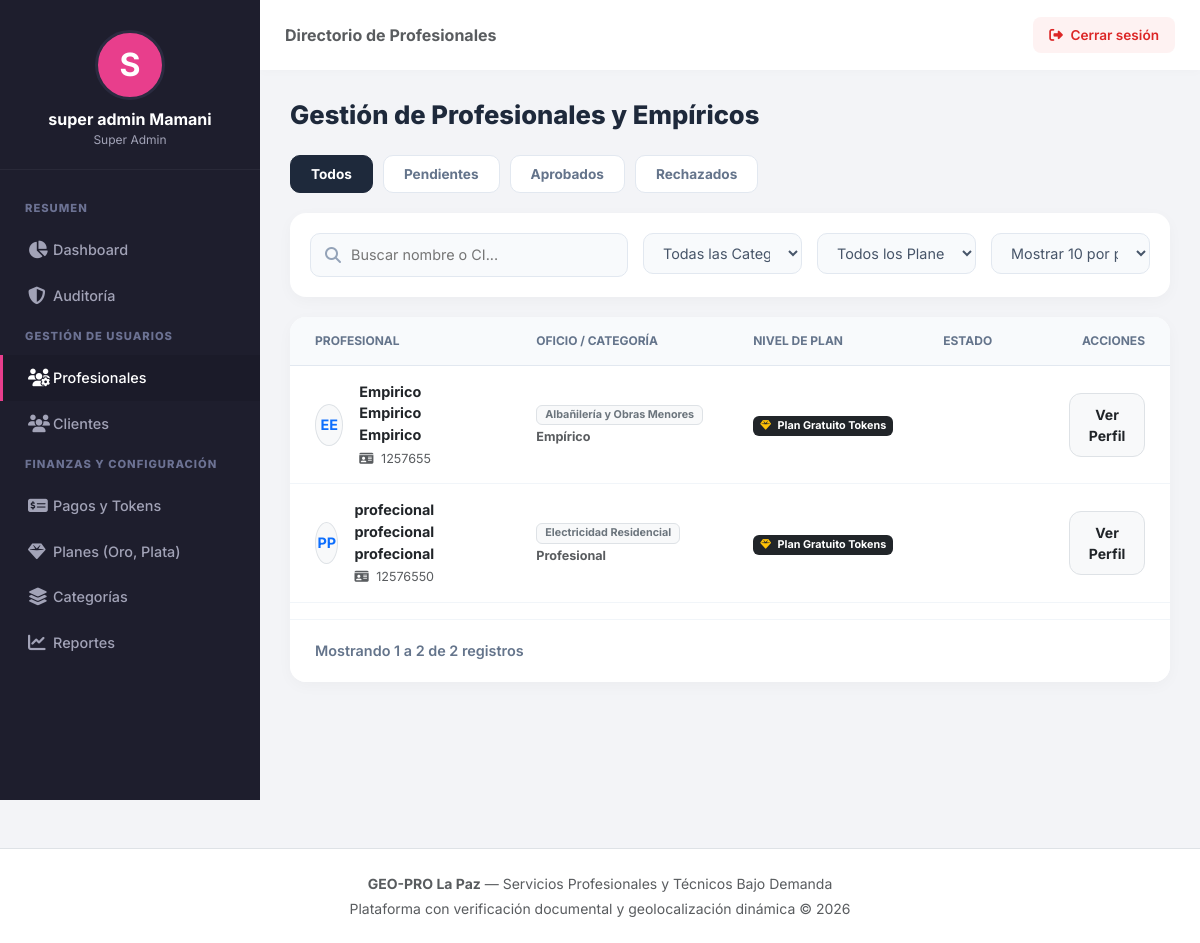
Page /public/admin/profesionales (signed in) on the earlier database version.
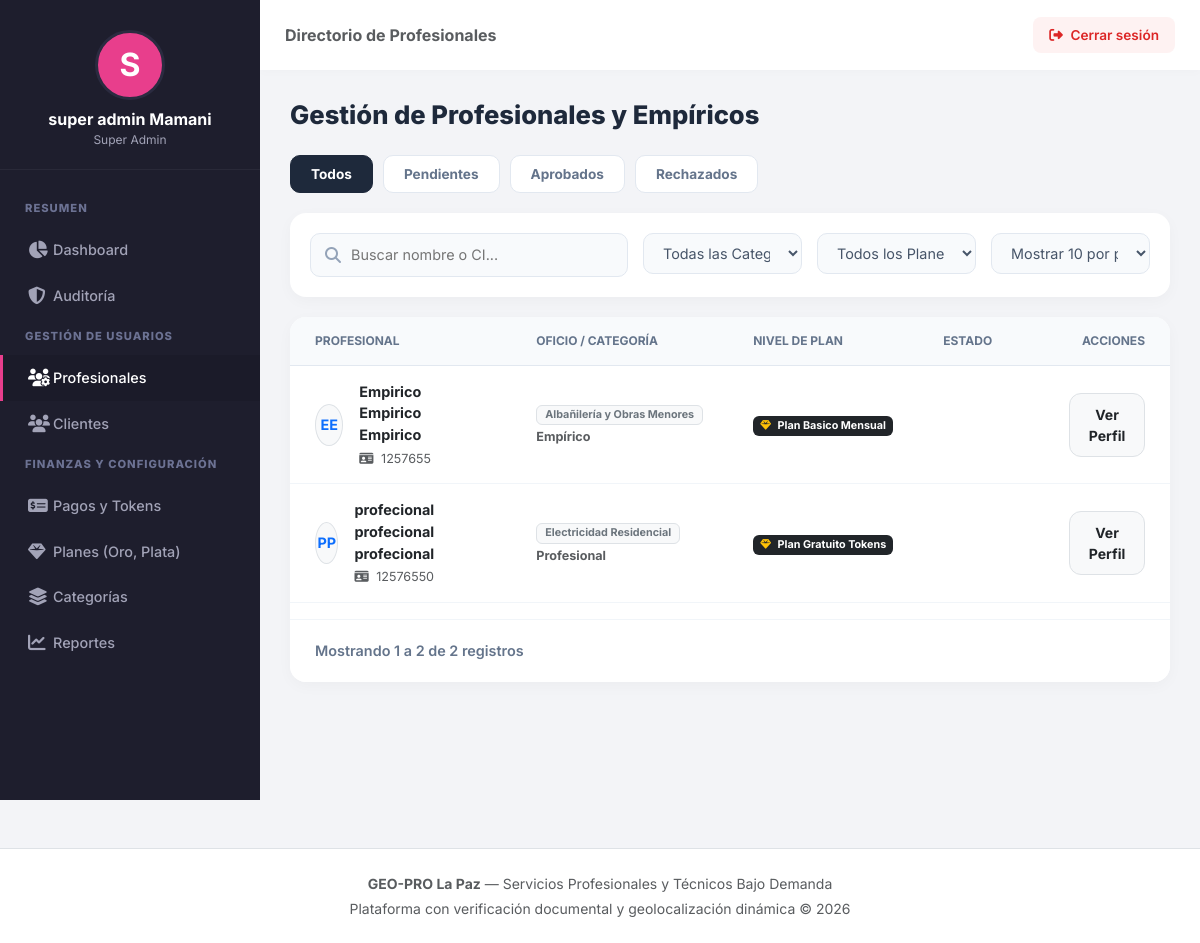
Same page on the later database version.
### tables this page shows
CREATE TABLE `profesionales` (
  `id_profesional` int(11) NOT NULL,
  `id_usuario` int(11) NOT NULL,
  `id_categoria` int(11) NOT NULL,
  `id_plan` int(11) NOT NULL DEFAULT 1,
  `tipo_prestador` enum('TECNICO_PROFESIONAL','OFICIO_EMPIRICO') NOT NULL DEFAULT 'TECNICO_PROFESIONAL',
  `tipo_documento_identidad` enum('CI','NIT','EXTRANJERO') NOT NULL DEFAULT 'CI',
  `numero_documento` varchar(30) NOT NULL,
  `experiencia_anios` int(11) NOT NULL DEFAULT 0,
  `descripcion_servicio` text NOT NULL,
  `macrodistrito_base` enum('ZONA_SUR','SOPOCACHI','CENTRO','MIRAFLORES','SAN_PEDRO','COTAHUMA','PERIFERICA','EL_ALTO') NOT NULL,
  `zona_especifica` varchar(150) NOT NULL,
  `tokens_disponibles` int(11) NOT NULL DEFAULT 5,
  `fin_suscripcion` date DEFAULT NULL,
  `tarifa_base` decimal(10,2) DEFAULT 0.00,
  `estado_validacion` enum('PENDIENTE','APROBADO','RECHAZADO') NOT NULL DEFAULT 'PENDIENTE',
  `estado_disponibilidad` enum('DISPONIBLE','OCUPADO','NO_DISPONIBLE') NOT NULL DEFAULT 'NO_DISPONIBLE',
  `latitud_actual` decimal(10,8) DEFAULT NULL,
  `longitud_actual` decimal(11,8) DEFAULT NULL,
  `ultima_conexion` timestamp NULL DEFAULT NULL ON UPDATE current_timestamp(),
  `fecha_registro` timestamp NOT NULL DEFAULT current_timestamp()
);

CREATE TABLE `planes_suscripcion` (
  `id_plan` int(11) NOT NULL,
  `nombre_plan` varchar(50) NOT NULL,
  `precio` decimal(10,2) NOT NULL DEFAULT 0.00,
  `tokens_otorgados` int(11) NOT NULL DEFAULT 0,
  `posicionamiento_destacado` tinyint(1) NOT NULL DEFAULT 0,
  `descripcion` text DEFAULT NULL,
  `estado` tinyint(1) NOT NULL DEFAULT 1
);

CREATE TABLE `usuarios` (
  `id_usuario` int(11) NOT NULL,
  `id_rol` int(11) NOT NULL,
  `nombre` varchar(100) NOT NULL,
  `apellido` varchar(100) NOT NULL,
  `correo` varchar(120) NOT NULL,
  `celular` varchar(20) NOT NULL,
  `password` varchar(255) NOT NULL,
  `foto_perfil` varchar(255) DEFAULT NULL,
  `estado` enum('ACTIVO','INACTIVO','BLOQUEADO') NOT NULL DEFAULT 'ACTIVO',
  `token_recuperacion` varchar(255) DEFAULT NULL,
  `fecha_registro` timestamp NOT NULL DEFAULT current_timestamp()
);

CREATE TABLE `categorias` (
  `id_categoria` int(11) NOT NULL,
  `nombre_categoria` varchar(100) NOT NULL,
  `slug` varchar(120) NOT NULL,
  `descripcion` text DEFAULT NULL,
  `tipo_clasificacion` enum('TECNICO','EMPIRICO_OFICIO','AMBOS') NOT NULL DEFAULT 'AMBOS',
  `icono_fa` varchar(50) DEFAULT 'fa-solid fa-wrench',
  `estado` tinyint(1) NOT NULL DEFAULT 1,
  `fecha_creacion` timestamp NOT NULL DEFAULT current_timestamp()
);

### app/controllers/AdminController.php (called while the page is built, shortened)
<?php
class AdminController extends Controller {
    public function profesionales() {
        $filtro = $_GET['estado'] ?? 'TODOS';
        $db = Database::getInstance()->getConnection();
        $sql = "
            SELECT p.*, u.nombre, u.apellido, u.correo, u.celular, u.estado AS estado_usuario,
                   c.nombre_categoria, pl.nombre_plan
            FROM profesionales p
            INNER JOIN usuarios u ON p.id_usuario = u.id_usuario
            INNER JOIN categorias c ON p.id_categoria = c.id_categoria
            INNER JOIN planes_suscripcion pl ON p.id_plan = pl.id_plan
        ";
        if ($filtro !== 'TODOS') {
            $sql .= " WHERE p.estado_validacion = :estado ORDER BY p.id_profesional DESC";
            $stmt = $db->prepare($sql);
            $stmt->execute([':estado' => $filtro]);
        } else {
            $sql .= " ORDER BY p.id_profesional DESC";
            $stmt = $db->query($sql);
        }
        $profesionales = $stmt->fetchAll(PDO::FETCH_ASSOC);
        $this->view('admin/profesionales', [
            'titulo'        => 'GEO-PRO | Control de Profesionales',
            'profesionales' => $profesionales,
            'filtroActual'  => $filtro
        ]);
    }
}

### public/index.php (called while the page is built, shortened)
<?php
$app = new Router();
$app->run();

### app/helpers/estado_helper.php (called while the page is built)
<?php
function claseBadgeEstado(string $estado): string {
    $mapa = [
        'PENDIENTE'  => 'badge-pendiente',
        'ACEPTADA'   => 'badge-aceptada',
        'EN_CAMINO'  => 'badge-en_camino',
        'EN_PROCESO' => 'badge-en_proceso',
        'FINALIZADA' => 'badge-finalizada',
        'CANCELADA'  => 'badge-cancelada',
        'APROBADO'   => 'badge-aprobado',
        'RECHAZADO'  => 'badge-rechazado',
    ];
    return $mapa[$estado] ?? 'badge-pendiente';
}

### app/views/admin/profesionales.php (the view, shortened to what the changed rows need)
<?php require_once "../app/views/layouts/header.php"; ?>
<div class="admin-wrapper">
    <main class="admin-main-content">
        <div class="dashboard-content">
            <div class="table-card">
                <div class="table-responsive">
                    <table class="table">
                        <thead>
                            <tr>
                                <th>Profesional</th>
                                <th>Oficio / Categoría</th>
                                <th>Nivel de Plan</th>
                                <th>Estado</th>
                                <th class="text-end">Acciones</th>
                            </tr>
                        </thead>
                        <tbody id="tableBody">
                        <?php if (isset($profesionales) && is_array($profesionales)): ?>
                            <?php foreach ($profesionales as $p): ?>
                                <?php
                                    $nombreCat = htmlspecialchars($p['nombre_categoria'] ?? 'Sin Categoría');
                                    $codigoPlan = strtolower($p['nombre_plan'] ?? '');
                                    $nombrePlanDisplay = str_replace('_', ' ', htmlspecialchars($p['nombre_plan'] ?? 'Básico'));
                                    $estado = htmlspecialchars($p['estado_validacion'] ?? 'PENDIENTE');
                                ?>
                                <tr class="data-row" data-categoria="<?= $nombreCat ?>" data-plan="<?= $codigoPlan ?>">
                                    <td>
                                        <div class="d-flex align-items-center">
                                            <div class="rounded-circle d-flex align-items-center justify-content-center bg-light text-primary fw-bold me-3 border" style="width: 42px; height: 42px;">
                                                <?= strtoupper(substr($p['nombre'] ?? 'U', 0, 1) . substr($p['apellido'] ?? '', 0, 1)) ?>
                                            </div>
                                            <div>
                                                <div class="fw-bold text-dark mb-1"><?= htmlspecialchars(($p['nombre'] ?? '') . ' ' . ($p['apellido'] ?? '')) ?></div>
                                                <div class="text-muted small"><i class="fa-solid fa-id-card me-1"></i> <?= htmlspecialchars($p['numero_documento'] ?? 'S/N') ?></div>
                                            </div>
                                        </div>
                                    </td>
                                    <td>
                                        <span class="badge bg-light text-secondary border px-2 py-1"><?= $nombreCat ?></span><br>
                                        <small class="text-muted fw-bold"><?= ($p['tipo_prestador'] ?? '') === 'TECNICO_PROFESIONAL' ? 'Profesional' : 'Empírico' ?></small>
                                    </td>
                                    <td>
                                        <span class="badge bg-dark text-white"><i class="fa-solid fa-gem text-warning me-1"></i> Plan <?= ucwords(strtolower($nombrePlanDisplay)) ?></span>
                                    </td>
                                    <td>
                                        <span class="badge rounded-pill <?= claseBadgeEstado($estado) ?>"><?= $estado ?></span>
                                    </td>
                                    <td class="text-end">
                                        <a href="<?= BASE_URL ?>/admin/verProfesional/<?= $p['id_profesional'] ?? 0 ?>" class="btn btn-sm <?= $estado === 'PENDIENTE' ? 'btn-primary' : 'btn-light border text-dark' ?> fw-bold px-3">
                                            <?= $estado === 'PENDIENTE' ? 'Auditar' : 'Ver Perfil' ?>
                                        </a>
                                    </td>
                                </tr>
                            <?php endforeach; ?>
                        <?php endif; ?>
                        </tbody>
                    </table>
                </div>
            </div>
        </div>
    </main>
</div>
<?php require_once "../app/views/layouts/footer.php"; ?>

Differences in the rows shown:
changed profesionales "EE": id_plan.nombre_plan "Gratuito Tokens" → "Basico Mensual"
